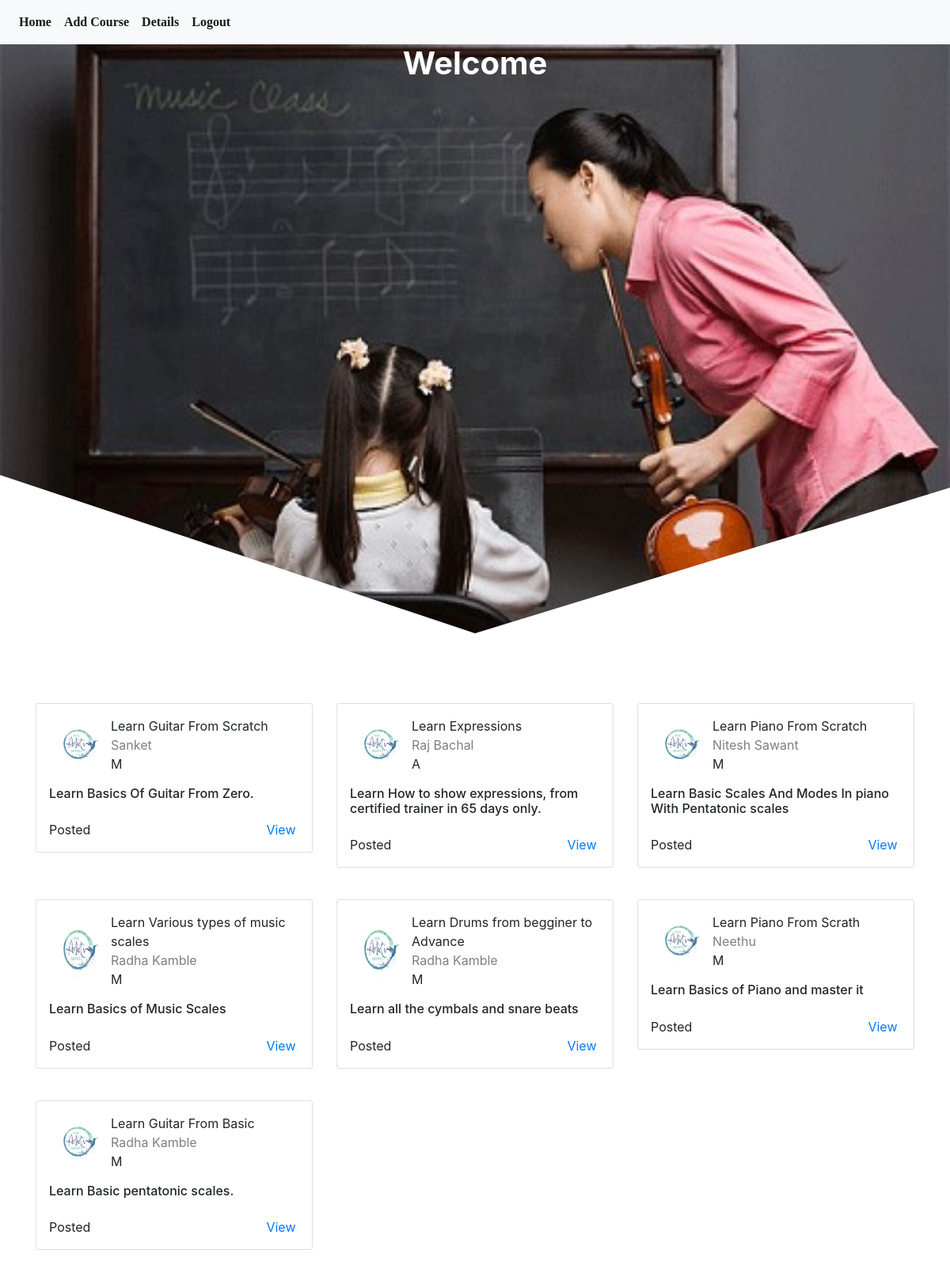
Page /teacher.php on the committed database.
### tables this page shows
CREATE TABLE `courses` (
  `id` int(11) NOT NULL,
  `cTitle` varchar(500) DEFAULT NULL,
  `cType` varchar(300) DEFAULT NULL,
  `cTeacher` varchar(500) DEFAULT NULL,
  `description` varchar(500) DEFAULT NULL,
  `tid` int(11) DEFAULT NULL,
  `audImage` varchar(500) DEFAULT NULL,
  `courVideo` varchar(500) DEFAULT NULL
);

### teacher.php (the view, shortened to what this page needs)
<!DOCTYPE html>
<html lang="en">
<head>
  <link rel="stylesheet" href="https://maxcdn.bootstrapcdn.com/bootstrap/4.5.2/css/bootstrap.min.css">
  <link rel="stylesheet" href="css/teacher.css">
</head>
<body>
<div class="header" id="topheader">
 <nav class="navbar navbar-expand-lg navbar-light bg-light">
    <ul class="navbar-nav">
       <li class="nav-item">
            <a class="nav-link active" href="teacher.php">Home</a>
       </li>
       <li class="nav-item">
           <a class="nav-link active" href="CastTalent/ArtistAppForm/postCourse.php">Add Course</a>
       </li>
       <li class="nav-item">
              <a class="nav-link active" href="courseTableTeacher/modifyCourse.php">Details</a>
        </li>
        <li class="nav-item">
              <a class="nav-link active" href="logout.php">Logout</a>
        </li>
   </ul>
 </nav>
 <section class="header-section">
    <div class="center-div">
        <h1 class="font-weight-bold" style="color: white;">Welcome</h1>
      </div>
  </section>
</div>
 <div class="container mt-5">
     <div class="row">
                <?php
                  $conn = mysqli_connect("localhost", "root", "", "project") or die("failed to connect");
                  $que = "select * from courses";
                  $result = mysqli_query($conn, $que);
                  foreach($result as $arr){
                  ?>
        <div class="col-md-4">
            <div class="card p-3">
                <div class="d-flex flex-row mb-3"><img src="images/tables/audArtistAudition.jpg" width="70">
                <div class="d-flex flex-column ml-2"><span><?php echo"$arr[cTitle]" ?></span><span class="text-black-50"><?php echo"$arr[cTeacher]" ?></span><span class="ratings"><?php echo"$arr[cType]" ?></span></div>
                </div>
                <h6> <?php echo"$arr[description]" ?></h6>
                <div class="d-flex justify-content-between install mt-3"><span>Posted</span><span class="text-primary"><a href="courseTableTeacher/modifyCourse.php">View&nbsp;<i class="fa fa-angle-right"></i></a></span></div>
            </div>
        </div>
                   <?php } ?>
     </div>
</div>
<br>
</body>
</html>

### css/teacher.css (style rules this page uses)
* { margin: 0%; padding: 0%; box-sizing: border-box; }
a { text-decoration: none; }
.header { width: 100; height: 100vh; background-image: url('../images/teacher/t1.jpg'); background-repeat: no-repeat; background-size: 100% 100%; clip-path: polygon(100% 0%,100% 77%,50% 100%,0% 75%,0 0); position: relative; }
.header :before { position: absolute; top: 0%; bottom: 0%; left: 0%; right: 0%; }
.nav-item a { color: white; font-weight: bold; font-family: 'Times New Roman', Times, serif; }
.header-section { width: 100%; height: inherit; color: brown; text-align: center; position: relative; }
.card { margin-top: 40px; }

### rows in the picture
courses: cTitle "Learn Guitar From Scratch", cTeacher "Sanket", cType "M", description "Learn Basics Of Guitar From Zero."
courses: cTitle "Learn Expressions", cTeacher "Raj Bachal", cType "A", description "Learn How to show expressions, from certified trainer in 65 days only."
courses: cTitle "Learn Piano From Scratch", cTeacher "Nitesh Sawant", cType "M", description "Learn Basic Scales And Modes In piano With Pentatonic scales"
courses: cTitle "Learn Various types of music scales", cTeacher "Radha Kamble", cType "M", description "Learn Basics of Music Scales"
courses: cTitle "Learn Drums from begginer to Advance", cTeacher "Radha Kamble", cType "M", description "Learn all the cymbals and snare beats"
courses: cTitle "Learn Piano From Scrath", cTeacher "Neethu", cType "M", description "Learn Basics of Piano and master it"
courses: cTitle "Learn Guitar From Basic", cTeacher "Radha Kamble", cType "M", description "Learn Basic pentatonic scales."
